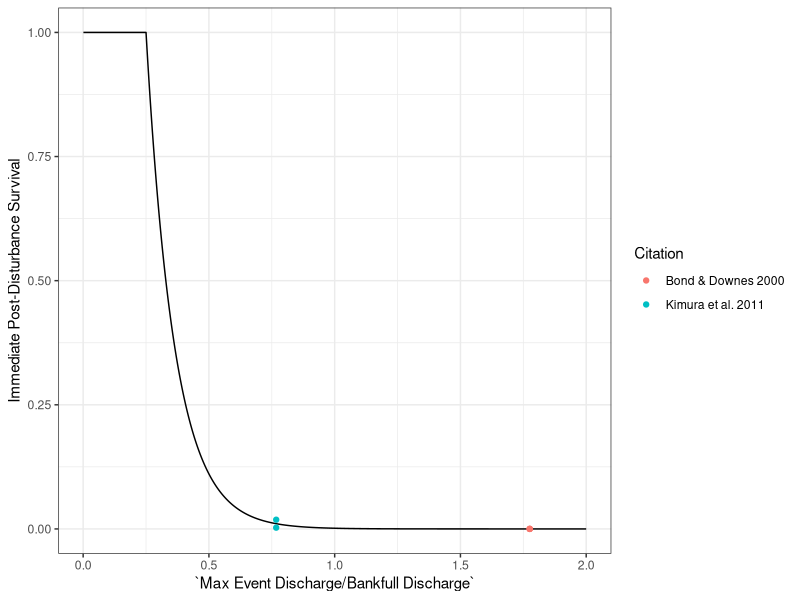

The R source for this figure:
#####################################
## Code to fit curve to Hydropsyche spp mortality rates to data
####################################
#Code for HPC
# library(readxl, lib.loc = "/home/ib/kurthena/R_libs/4.2.1")
# library(minpack.lm, lib.loc = "/home/ib/kurthena/R_libs/4.2.1")
# library(readxl, lib.loc = "/home/ib/kurthena/R_libs/4.2.1")
# library(car, lib.loc = "/home/ib/kurthena/R_libs/4.2.1")
# library(boot, lib.loc = "/home/ib/kurthena/R_libs/4.2.1")
# library(data.table, lib.loc = "/home/ib/kurthena/R_libs/4.2.1")
# library(tibble, lib.loc = "/home/ib/kurthena/R_libs/4.2.1")
# library(tidyr, lib.loc = "/home/ib/kurthena/R_libs/4.2.1")
# library(dplyr, lib.loc = "/home/ib/kurthena/R_libs/4.2.1")
# library(purrr, lib.loc = "/home/ib/kurthena/R_libs/4.2.1")
# library(forcats, lib.loc = "/home/ib/kurthena/R_libs/4.2.1")
# library(stringr, lib.loc = "/home/ib/kurthena/R_libs/4.2.1")
# library(readr, lib.loc = "/home/ib/kurthena/R_libs/4.2.1")
# 



library(readxl)
library(minpack.lm)
library(tidyverse)
library(car)
library(boot)
library(data.table)
HYOSVitalRates <- read_excel("VitalRates.xlsx", sheet = "Hydropsyche Mortality Rates")
HYOSVitalRates <- as.data.frame(HYOSVitalRates)

flow.surv.fit <- function(magnitude, mortality, Qmin){
  x <- magnitude # rename x and y
  y <- 1 - mortality # convert to survival
  df <- as.data.frame(cbind(x,y))
  df <- rbind(df, c(Qmin, 1))  # make sure we specify that we have 100% survival at Qmin (0.25)
  nls.fit <- nlsLM(formula = (y ~ k* exp(-h*x)), data = df, start = c(k = 1, h = 1)) # fit to negative exponential function
  return(nls.fit)
}

flow.surv.rate <- function(h, k, max, min, interval, Qmin) {
  Q <- seq(min, max, by = interval)
  surv <- k*(exp(-h*Q))
  surv.df <- as.data.frame(cbind(Q, surv))
  surv.df$surv[which(surv.df$Q <= Qmin)] <- 1
  return(surv.df)
}

surv.fit.HYOS <- flow.surv.fit(HYOSVitalRates$`Max Event Discharge/Bankfull Discharge`, HYOSVitalRates$Mortality, 0.25)
surv.df.HYOS <- flow.surv.rate(surv.fit.HYOS$m$getPars()[2] , surv.fit.HYOS$m$getPars()[1], 2, 0.001, 0.001, 0.25)

ggplot(surv.df.HYOS, aes(x = Q, y = surv))+
  geom_line()+
  geom_point(data = HYOSVitalRates, aes(x = `Max Event Discharge/Bankfull Discharge` , y = 1-(Mortality), color = Citation))+
  #coord_cartesian(ylim = c(0,1)) +
  ylab('Immediate Post-Disturbance Survival') +
  theme_bw()+
  xlab('`Max Event Discharge/Bankfull Discharge`')

# Calculate temperature dependent development time
HYOSDevRates <- read_excel("VitalRates.xlsx", sheet = "Hydropsyche Development Rates")
HYOSDevRates <- as.data.frame(HYOSDevRates)

polyfit <- nlsLM(logit(MaturationRate) ~ a*Temperature^2 + b*Temperature + c, data = HYOSDevRates, start = c(a = 1, b = 1, c = 1))

devtime <- function(x){
  y = -0.01385  *x^2+ 0.30973*x -5.72982
  return(1/inv.logit(y))
}
# 
HYOSSurvRates <- read_excel("VitalRates.xlsx", sheet = "Hydropsyche Survival Rates ")
HYOSSurvRates <- as.data.frame(HYOSSurvRates)
# fit <- nlsLM(logit(Survival)~ a*Temperature^2 + b*Temperature + c, data = HYOSSurvRates, start = c(a= 1, b=1, c = 1))
# 
# TempSurv <- function(x){
#   a <- -0.09934 *x^2 +3.44127*x -15.47038
#   return(inv.logit(a))
# }
min.RSS <- function(par){
  mod <- dnbinom(as.integer(-HYOSSurvRates$Temperature + 31), size = par[2], prob = par[1])
  a <- sum(HYOSSurvRates$Survival - (mod*(max(HYOSSurvRates$Survival)/max(mod))))^2
}
params <- optim(par = c(0.23, 4.5), fn = min.RSS)

TempSurv <- function(n){
  if (n <= 0){
    a <- 0
  }else{
  a <-  dnbinom(as.integer(-n + 32), size = 2.8835371 , prob = 0.1932115)*(max(HYOSSurvRates$Survival)/max(dnbinom(as.integer(-HYOSSurvRates$Temperature + 32), size =2.8835371, prob = 0.1932115 )))
  }
  return((a))
}


# 
# tem <- seq(0, 40, by = 1)
# temSurv <- unlist(lapply(tem, TempSurv))
#  plot(HYOSSurvRates$Temperature, HYOSSurvRates$Survival, col = "red", pch = 16, xlab = "Temperature", ylab = "Survival", xlim = c(0,40), ylim = c(0, 1))
#  lines(tem,  unlist(lapply(tem, TempSurv)))
# # 
